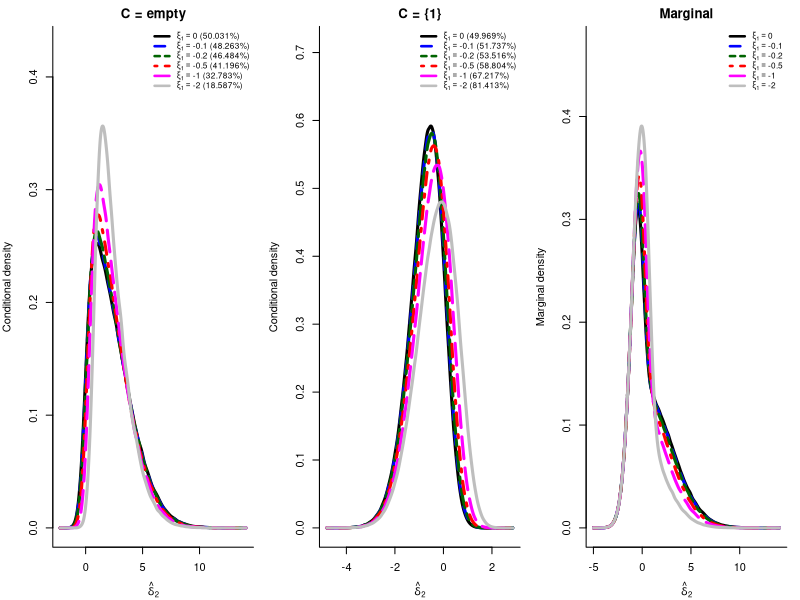

R code for this plot:
# Simulate the boundary-constrained estimator for p = 2.
#
# Settings:
# B = {1}, U = {2}.
# The first coordinate satisfies delta_1 >= xi_1,
# while the second coordinate is unrestricted.
#
# delta_tilde ~ N(0, Sigma/n).

sim_delta_U = function(nsim, n, W, Sigma, xi, seed = 123){
  set.seed(seed)
  
  # check W \succ 0, \xi <= 0
  
  # draw delta_tilde ~ N(0, Sigma/n)
  Z = matrix( rnorm(2 * nsim), ncol = 2)
  delta_tilde = Z %*% chol(Sigma/n)
  
  delta_hat = matrix(0, nrow = nsim, ncol = 2)
  face = character(nsim)
  
  for (r in 1:nsim){
    
    d1 = delta_tilde[r, 1]; d2 = delta_tilde[r, 2]
    
    # determine C
    if ( d1 > xi[1]){ # C={1}
      
      delta_hat[r, ] = c(d1, d2)
      face[r] = "{1}"
      
      
    } else {
      
      delta_hat[r, ] = c(xi[1], d2 + (W[2,1]/W[2,2]) * (d1 - xi[1]))
      face[r] = "empty"
    }
  }
  
  data.frame(
    tilde1 = delta_tilde[, 1],
    tilde2 = delta_tilde[, 2],
    hat1 = delta_hat[, 1],
    hat2 = delta_hat[, 2],
    face = face
  )
}

# Calculating the skewness
skewness = function(x) {
  z = x - mean(x)
  m2 = mean(z^2)
  
  if (m2 == 0) return(NA_real_)
  
  mean(z^3) / m2^(3/2)
}


# Run simulations
n = 1
nsim = 2000000

# Please choose appropriate W and Sigma for each Example from the below
# Example 1
W = matrix(c(1, -0.99, -0.99, 1), nrow = 2)
Sigma = matrix(c(1, 0.99, 0.99, 1), nrow = 2)

# Example 2
W     = matrix(c(10, -5, -5, 3), nrow = 2)
Sigma = matrix(c(2, 7, 7, 26), nrow = 2)

# Example 3
W = matrix(c(1, -0.9, -0.9, 1), nrow = 2)
Sigma = matrix(c(5, -2, -2, 1), nrow = 2)

# Check if W and Sigma are positive definite
eigen(W); eigen(Sigma)

# xi1 values
xi_values = c(0, -0.1, -0.2, -0.5, -1, -2)

sims = lapply(xi_values, function(xi) {
  sim_delta_U(nsim, n, W, Sigma, xi = c(xi, 0), seed = 123)
})

# Simulated distributions for each C and marginal
u0 = lapply(sims, function(d) d$hat2[d$face == "empty"])
u1 = lapply(sims, function(d) d$hat2[d$face == "{1}"])
u  = lapply(sims, function(d) d$hat2)

# simulated mixture frequencies (%).
pct0 = 100 * lengths(u0) / nsim
pct1 = 100 * lengths(u1) / nsim

data.frame(
  xi = xi_values,
  C_empty = round(pct0, 3),
  C_1 = round(pct1, 3)
)

# Collect the three distributions.
u_groups = list(
  "C = empty" = u0,
  "C = {1}" = u1,
  "Marginal" = u
)

# Estimate densities using a common bandwidth and x-axis
# across different xi values within each distribution.
estimate_densities = function(u) {
  
  bw_each = vapply(u, bw.nrd0, numeric(1))
  bw = 1.1 * max(bw_each)
  
  xlim = c(
    min(vapply(u, min, numeric(1))),
    max(vapply(u, max, numeric(1)))
  ) + c(-3, 3) * bw
  
  dens = lapply(
    u, density,
    bw = bw,
    n = 2048,
    from = xlim[1],
    to = xlim[2]
  )
  
  return(dens)
}

# Calculate densities for all three distributions.
dens_groups = lapply(u_groups, estimate_densities)

# Plot the conditional and marginal distributions.
cols = c("black", "blue", "darkgreen", "red", "magenta", "grey")
ltys = c(1, 2, 6, 4, 5, 1)

par(mfrow = c(1, 3), mar = c(4, 4, 2, 1))
for (j in seq_along(dens_groups)) {
  
  dens = dens_groups[[j]]
  
  ys = vapply(dens, function(d) d$y, numeric(2048))
  
  # Conditional distributions: include mixture probabilities.
  if (j == 1) {
    pct = pct0
  } else if (j == 2) {
    pct = pct1
  }
  
  if (j <= 2) {
    
    details = sprintf("(%.3f%%)", pct)
    
    legend_labels = as.expression(
      lapply(seq_along(xi_values), function(i) {
        bquote(xi[1] == .(xi_values[i]) ~ .(details[i]))
      })
    )
    
    ylab = "Conditional density"
    
  } else {
    
    legend_labels = as.expression(
      lapply(xi_values, function(xi) {
        bquote(xi[1] == .(xi))
      })
    )
    
    ylab = "Marginal density"
  }
  
  matplot(
    dens[[1]]$x, ys,
    type = "l",
    col = cols,
    lty = ltys,
    lwd = 3,
    ylim = c(0, 1.2 * max(ys)),
    bty = "l",
    xlab = expression(hat(delta)[2]),
    ylab = ylab,
    main = names(dens_groups)[j]
  )
  
  legend(
    "topright",
    legend = legend_labels,
    col = cols,
    lty = ltys,
    lwd = 2.5,
    cex = 0.75,
    bty = "n"
  )
}

# dev.off()

# Calculate skewness for all distributions.

skewness_table = sapply(
  u_groups,
  function(u) {
    vapply(u, skewness, numeric(1))
  }
)

skewness_table = data.frame(
  xi = xi_values,
  round(skewness_table, 4),
  check.names = FALSE
)

print(skewness_table, row.names = FALSE)
